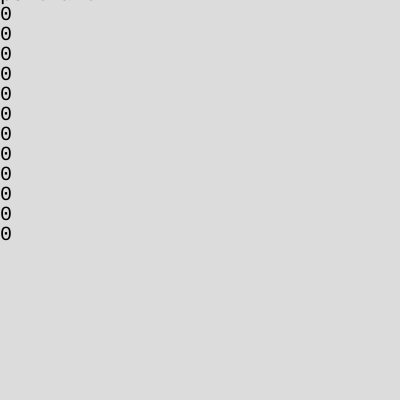
Frame 1 (no input)
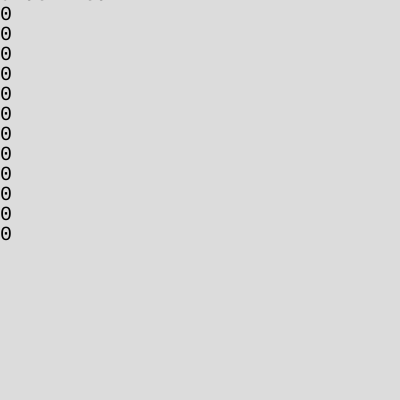
Frame 60 (no input)
Frame 120 (the mouse pressed at the canvas centre since frame 60): identical to frame 60, image omitted

The p5.js sketch that drew these frames (run headless with seeded random() and noise() and a simulated clock; from frame 60 on, the mouse is pressed at the canvas centre):

// p5.js sketch
// ── sketch.js
function setup() {
  createCanvas(400, 400);
  textFont('monospace');
  textSize(20);
}

function draw() {
  background(220);
  text(deviceOrientation, 0, 0);
  text(accelerationX, 0, 20);
  text(accelerationY, 0, 40);
  text(accelerationZ, 0, 60);
  text(pAccelerationX, 0, 80);
  text(pAccelerationY, 0, 100);
  text(pAccelerationZ, 0, 120);
  text(rotationX, 0, 140);
  text(rotationY, 0, 160);
  text(rotationZ, 0, 180);
  text(pRotationX, 0, 200);
  text(pRotationY, 0, 220);
  text(pRotationZ, 0, 240);
  text(turnAxis, 0, 260);
}

function deviceMoved() {
  fill(255, 0, 0);
  rect(200, 0, 100, 100);
}

function deviceTurned() {
  fill(0, 255, 0);
  rect(200, 100, 100, 100);
}

function deviceShaken() {
  fill(0, 0, 255);
  rect(200, 100, 100, 100);
}
